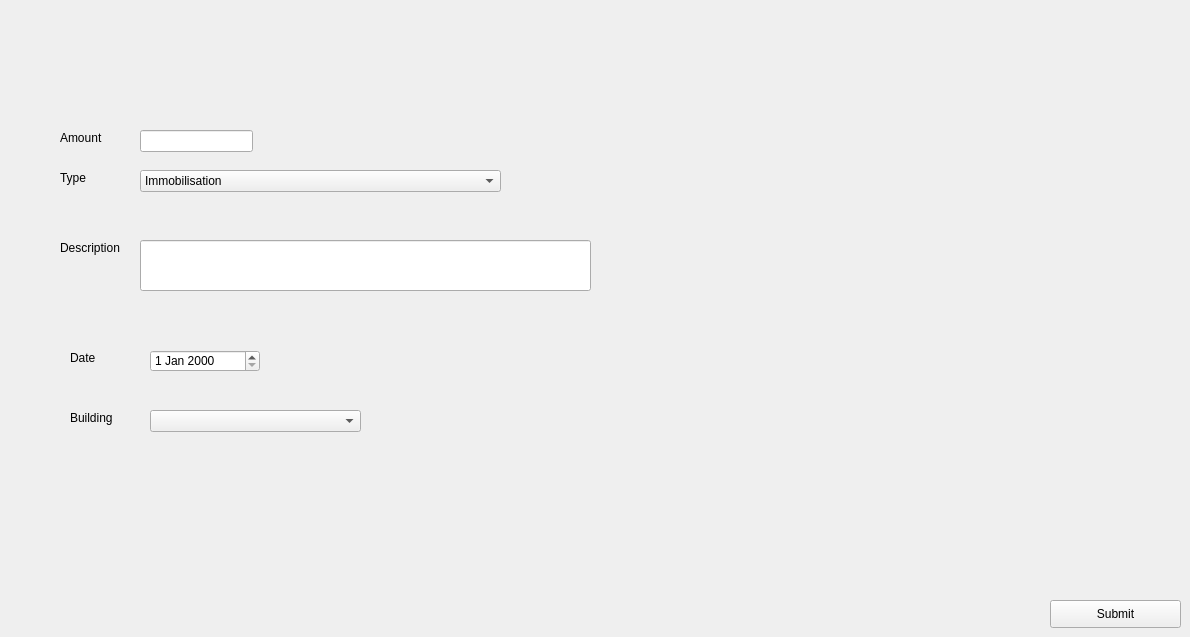
     <widget class="QWidget" name="tab_39">
      <attribute name="title">
       <string>Add a Charge</string>
      </attribute>
      <widget class="QPushButton" name="PBaddcharge">
       <property name="geometry">
        <rect>
         <x>1050</x>
         <y>600</y>
         <width>131</width>
         <height>28</height>
        </rect>
       </property>
       <property name="text">
        <string>Submit</string>
       </property>
      </widget>
      <widget class="QLabel" name="label_113">
       <property name="geometry">
        <rect>
         <x>60</x>
         <y>130</y>
         <width>55</width>
         <height>16</height>
        </rect>
       </property>
       <property name="text">
        <string>Amount</string>
       </property>
      </widget>
      <widget class="QLineEdit" name="LEamount">
       <property name="geometry">
        <rect>
         <x>140</x>
         <y>130</y>
         <width>113</width>
         <height>22</height>
        </rect>
       </property>
      </widget>
      <widget class="QLabel" name="label_114">
       <property name="geometry">
        <rect>
         <x>60</x>
         <y>240</y>
         <width>71</width>
         <height>16</height>
        </rect>
       </property>
       <property name="text">
        <string>Description</string>
       </property>
      </widget>
      <widget class="QLabel" name="label_115">
       <property name="geometry">
        <rect>
         <x>60</x>
         <y>170</y>
         <width>55</width>
         <height>16</height>
        </rect>
       </property>
       <property name="text">
        <string>Type</string>
       </property>
      </widget>
      <widget class="QLabel" name="label_118">
       <property name="geometry">
        <rect>
         <x>70</x>
         <y>350</y>
         <width>51</width>
         <height>16</height>
        </rect>
       </property>
       <property name="text">
        <string>Date </string>
       </property>
      </widget>
      <widget class="QComboBox" name="CBTYPE">
       <property name="geometry">
        <rect>
         <x>140</x>
         <y>170</y>
         <width>361</width>
         <height>22</height>
        </rect>
       </property>
       <item>
        <property name="text">
         <string>Immobilisation</string>
        </property>
       </item>
       <item>
        <property name="text">
         <string>payement facture (STEG/SONED)</string>
        </property>
       </item>
      </widget>
      <widget class="QLabel" name="label_2">
       <property name="geometry">
        <rect>
         <x>70</x>
         <y>410</y>
         <width>55</width>
         <height>16</height>
        </rect>
       </property>
       <property name="text">
        <string>Building</string>
       </property>
      </widget>
      <widget class="QComboBox" name="CBidbuilding">
       <property name="geometry">
        <rect>
         <x>150</x>
         <y>410</y>
         <width>211</width>
         <height>22</height>
        </rect>
       </property>
      </widget>
      <widget class="QLineEdit" name="LEchargedesc">
       <property name="geometry">
        <rect>
         <x>140</x>
         <y>240</y>
         <width>451</width>
         <height>51</height>
        </rect>
       </property>
      </widget>
      <widget class="QDateEdit" name="Datecharge">
       <property name="geometry">
        <rect>
         <x>150</x>
         <y>350</y>
         <width>110</width>
         <height>22</height>
        </rect>
       </property>
      </widget>
     </widget>
